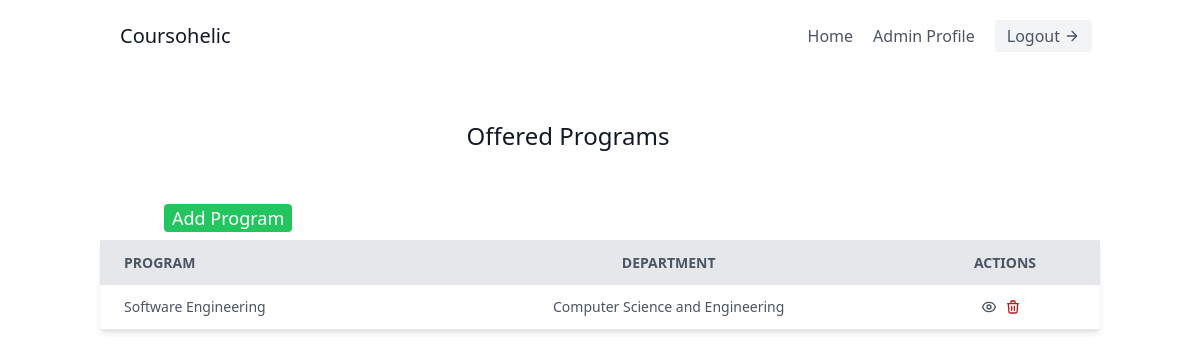
The app's page /institutionAdmin/ProgramList/ (signed in) with its own data.
### InstitutionAdmin/models.py (models this page shows)
class Program(models.Model):
    p_id = models.AutoField(primary_key = True)
    p_name = models.CharField(max_length = 200, default=None)
    department = models.CharField(max_length = 200)
    total_credit = models.IntegerField()
    description = models.TextField(max_length = 300, default=None)
    created_by = models.ForeignKey(User, on_delete=models.CASCADE)

### InstitutionAdmin/views.py (the view)
# urls.py: path('ProgramList/', views.program_list, name='ProgramList'),
def program_list(request):
    list_of_programs = Program.objects.filter(created_by=request.user)
    return render(request, 'ProgramList.html', {'programs': list_of_programs})

### Templates/ProgramList.html (shortened to what this page needs)
<!DOCTYPE html>
<html lang="en">
  <head>
    <script src="https://cdn.tailwindcss.com"></script>
    <link
      rel="stylesheet"
      href="https://cdnjs.cloudflare.com/ajax/libs/animate.css/4.1.1/animate.min.css"
    />
  </head>
  <body>
    <header class="text-gray-600 body-font">
      <div
        class="container mx-auto flex flex-wrap p-5 flex-col md:flex-row items-center"
      >
        <a
          class="flex title-font font-medium items-center text-gray-900 mb-4 md:mb-0"
        >
          <span class="ml-3 text-xl">Coursohelic</span>
        </a>
        <nav
          class="md:ml-auto flex flex-wrap items-center text-base justify-center"
        >
          <a href="AdminHome.html" class="mr-5 hover:text-gray-900">Home</a>
          <a class="mr-5 hover:text-gray-900">Admin Profile</a>
        </nav>
        <button
          class="inline-flex items-center bg-gray-100 border-0 py-1 px-3 focus:outline-none hover:bg-gray-200 rounded text-base mt-4 md:mt-0"
        >
          <a href="/institutionAdmin/logout/"> Logout </a>
          <svg
            fill="none"
            stroke="currentColor"
            stroke-linecap="round"
            stroke-linejoin="round"
            stroke-width="2"
            class="w-4 h-4 ml-1"
            viewBox="0 0 24 24"
          >
            <path d="M5 12h14M12 5l7 7-7 7"></path>
          </svg>
        </button>
      </div>
    </header>
    <div class="overflow-x-auto animate__animated animate__zoomIn">
      <section class="text-gray-600 body-font">
        <div class="container px-5 py-12 mx-auto">
          <div
            class="lg:w-2/3 flex flex-col sm:flex-row sm:items-center items-start mx-auto text-center"
          >
            <h1
              class="flex-grow sm:pr-16 text-2xl font-medium title-font text-gray-900"
            >
              Offered Programs
            </h1>
          </div>
        </div>
        <div class="container px-1 mt-1 mr-4">
          <div
            class="lg:w-2/3 flex flex-col sm:flex-row sm:items-center items-start mx-40"
          >
            <button
              class="flex-shrink-0 text-white bg-green-500 border-0 py-0 px-2 focus:outline-none hover:bg-green-600 rounded text-lg mt-10 sm:mt-0"
            >
              <a href="AddProgram/"> Add Program </a>
            </button>
          </div>
        </div>
      </section>
      <div
        class="min-w-screen min-h-0 flex items-center justify-center font-sans overflow-hidden"
      >
        <div class="w-full lg:w-5/6">
          <div class="bg-white shadow-md rounded my-2">
            <table class="min-w-max w-full table-auto">
              <thead>
                <tr
                  class="bg-gray-200 text-gray-600 uppercase text-sm leading-normal"
                >
                  <th class="py-3 px-6 text-left">Program</th>
                  <th class="py-3 px-6 text-center">Department</th>
                  <th class="py-3 px-6 text-center">Actions</th>
                </tr>
              </thead>
              <tbody class="text-gray-600 text-sm font-light">
                {% for program in programs %}
                <tr class="border-b border-gray-200 hover:bg-gray-100">
                  <td class="py-3 px-6 text-left whitespace-nowrap">
                    <div class="flex items-center">
                      <span class="font-medium">{{program.p_name}}</span>
                    </div>
                  </td>
                  <td class="py-3 px-6 text-center">
                    <span>{{program.department}}</span>
                  </td>
                  <td class="py-3 px-6 text-center">
                    <div class="flex item-center justify-center">
                      <div
                        class="w-4 mr-2 transform hover:text-purple-500 hover:scale-110"
                      >
                      </div>
                      <div
                        class="w-4 mr-2 transform text-red-700 hover:text-red-900 hover:scale-110"
                      >
                        <a href="{% url 'delete_program' program.p_id %}">
                          <svg
                            xmlns="http://www.w3.org/2000/svg"
                            fill="none"
                            viewBox="0 0 24 24"
                            stroke="currentColor"
                          >
                            <path
                              stroke-linecap="round"
                              stroke-linejoin="round"
                              stroke-width="2"
                              d="M19 7l-.867 12.142A2 2 0 0116.138 21H7.862a2 2 0 01-1.995-1.858L5 7m5 4v6m4-6v6m1-10V4a1 1 0 00-1-1h-4a1 1 0 00-1 1v3M4 7h16"
                            />
                          </svg>
                        </a>
                      </div>
                    </div>
                  </td>
                </tr>
                {% endfor %}
              </tbody>
            </table>
          </div>
        </div>
      </div>
    </div>
  </body>
</html>

### records on screen
Program: p_name "Software Engineering", department "Computer Science and Engineering"
